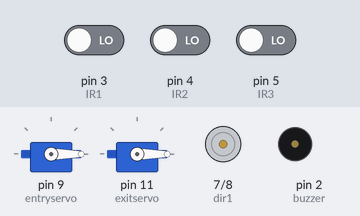
A sketch run on a simulated Arduino Uno, built with avr-gcc and run on an emulated ATmega328P. Shown: 2 × servo, motor-driver pin pairs drawn as motors (green arrow = first pin HIGH = forward, orange = second pin HIGH = backward, longer = more drive, scaled by the enable pin), buzzer (waves = sounding, pin HIGH). Inputs (shaded band) come from the test bench; at power-on: pin 3 (IR1) LOW, pin 4 (IR2) LOW, pin 5 (IR3) LOW.

Above: at 1.2 s.
1.3 s: pin 3 (IR1) driven HIGH
At 1.9 s:
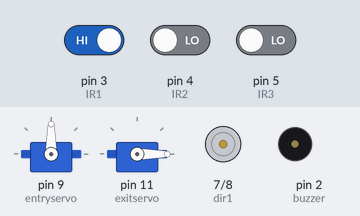
2.8 s: pin 4 (IR2) driven HIGH
At 4.2 s:
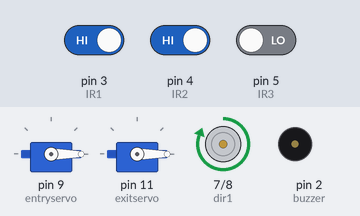
Timing chart, 0 to 5.8 s (numbered marks = the images above; inputs shaded):
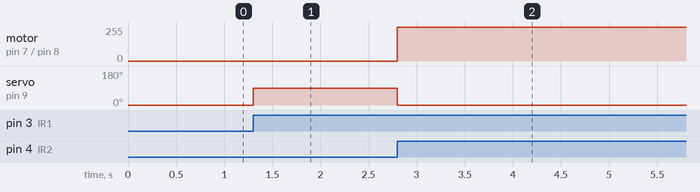

Measured:
- after the input at 1.3 s, servo on pin 9 (entryservo): 0° → 90° at once
- after the input at 2.8 s, motor on pin 7 (dir1) / pin 8 (dir2): stopped → forward 255/255 at once; servo on pin 9 (entryservo): 90° → 0° at once

The sketch:

arduino_code_thermal_scanner.ino
```cpp
#include <SparkFunMLX90614.h>
#include <Servo.h>
#include <Wire.h>
//define the servo motors,IR sensors and thermal sensor
Servo entryservo;
Servo exitservo;
IRTherm therm;


#define buzzer 2 // pin number for buzzer relay
#define IR1 3 //set pin for IR proximity 1
#define IR2 4 //set pin for IR proximity 1
#define IR3 5 //set pin for IR proximity 1
#define temp_limit 38.5 //limit for temperature
#define dir1 7 //direction 1 pin of motor driver
#define dir2 8  //direction 2 pin of motor driver
#define pwmpin 6 //pwm pin of motor driver
#define pwm 255 //pwm (Speed) of motor (0-255)


void setup() {
  Serial.begin(9600);
  pinMode(IR1, INPUT);
  pinMode(IR2, INPUT);
  pinMode(IR3, INPUT);
  pinMode(buzzer, OUTPUT);
  pinMode(dir1, OUTPUT);
  pinMode(dir2, OUTPUT);
  therm.begin();
  therm.setUnit(TEMP_C);
  entryservo.attach(9); //pin for entryservo
  exitservo.attach(11);// pin for exit servo
  entryservo.write(0); //initial closed position
  exitservo.write(0);//initial closed position

  digitalWrite(buzzer,0);//initialize buzzer as off
  digitalWrite(dir1,0);// initialize both directions as low to break the motor
  digitalWrite(dir2,0);

  analogWrite(pwmpin,pwm) ; // set speed of motor
}

void loop() {
float  temperature;
if(digitalRead(IR1)) //proximity to IR1
{
  entryservo.write(90); // open entry barrier

  if(digitalRead(IR2))// check proximity to IR2
  {
    entryservo.write(0); //close entry barrier
    long starttime=millis(); //start time counter
    //lets move the support plate down until it detects top of head
    while(digitalRead(IR3)==LOW)
    {
      digitalWrite(dir1,HIGH);
      digitalWrite(dir2,LOW);
    }
    long endtime=millis();// end time counter
    long downtime=endtime-starttime; //time for which the plate was moving down
    digitalWrite(dir1,LOW);// stop the motor
    if (therm.read())
    {
      temperature = (therm.object(),2);
    }
    if(temperature > temp_limit)//Infected
    {
      digitalWrite(buzzer,1);// sound buzzer
      //move the plate upward
      digitalWrite(dir1,LOW);
      digitalWrite(dir2,HIGH);
      delay(downtime);// move the plate to initial position by rotating motor in opposite direction for same amount of time
      exitservo.write(90); //open exit barrier
      delay(1000);// wait for 1 second
      exitservo.write(0);//close the exit barrier
      digitalWrite(buzzer,0); //stop the buzzer
     }
     else  // Not infected
     {
      //move the plate upward
      digitalWrite(dir1,LOW);
      digitalWrite(dir2,HIGH);
      delay(downtime);// move the plate to initial position by rotating motor in opposite direction for same amount of time
      exitservo.write(90); //open exit barrier
      delay(1000);// wait for 1 second
      exitservo.write(0);//close the exit barrier
     }
  }
 }
}
```
